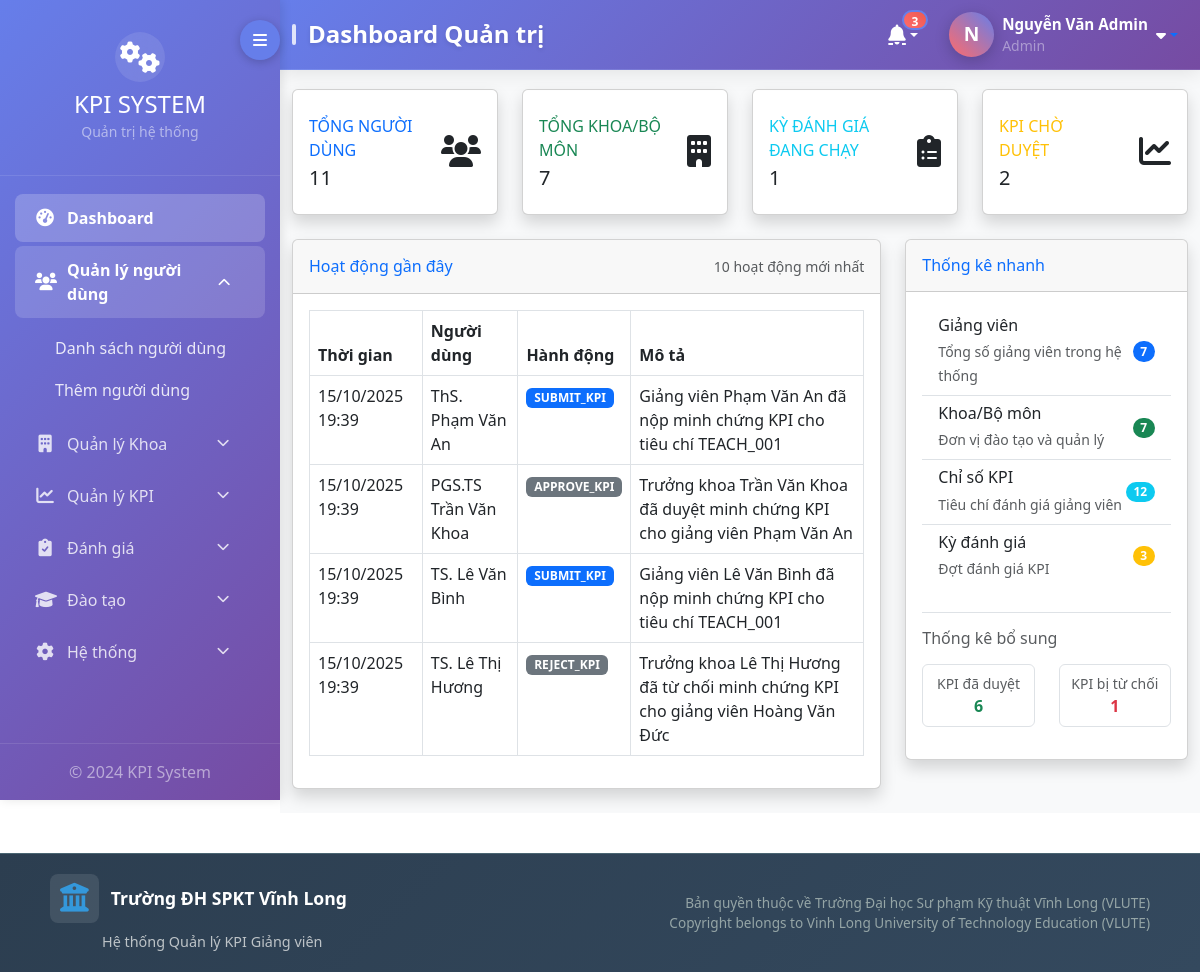
/admin/index.php (signed in), run on the app's committed database.
### tables this page shows
CREATE TABLE `activity_logs` (
  `id` int(11) NOT NULL,
  `user_id` int(11) NOT NULL,
  `action` varchar(255) NOT NULL,
  `description` text DEFAULT NULL,
  `table_name` varchar(100) DEFAULT NULL,
  `record_id` int(11) DEFAULT NULL,
  `ip_address` varchar(45) DEFAULT NULL,
  `user_agent` text DEFAULT NULL,
  `created_at` timestamp NOT NULL DEFAULT current_timestamp()
);

CREATE TABLE `users` (
  `id` int(11) NOT NULL,
  `username` varchar(50) NOT NULL,
  `password` varchar(255) NOT NULL,
  `email` varchar(255) NOT NULL,
  `full_name` varchar(255) NOT NULL,
  `user_type` enum('admin','truongkhoa','giangvien') NOT NULL,
  `department_id` int(11) DEFAULT NULL,
  `is_active` tinyint(1) DEFAULT 1,
  `avatar_url` varchar(500) DEFAULT NULL,
  `phone_number` varchar(20) DEFAULT NULL,
  `created_at` timestamp NOT NULL DEFAULT current_timestamp(),
  `updated_at` timestamp NOT NULL DEFAULT current_timestamp() ON UPDATE current_timestamp()
);

### admin/index.php (the view, shortened to what this page needs)
<?php
require_once '../includes/config.php';
require_once '../includes/headeradmin.php';
require_once '../includes/sidebaradmin.php';
try {
    $stmt = $pdo->query("SELECT COUNT(*) as total_users FROM users WHERE is_active = 1");
    $total_users = $stmt->fetch(PDO::FETCH_ASSOC)['total_users'];
    $stmt = $pdo->query("SELECT COUNT(*) as total_departments FROM departments WHERE is_active = 1");
    $total_departments = $stmt->fetch(PDO::FETCH_ASSOC)['total_departments'];
    $stmt = $pdo->query("SELECT COUNT(*) as active_cycles FROM evaluation_cycles WHERE status IN ('active', 'in_progress')");
    $active_cycles = $stmt->fetch(PDO::FETCH_ASSOC)['active_cycles'];
    $stmt = $pdo->query("SELECT COUNT(*) as pending_kpi FROM lecturer_kpi_data WHERE status = 'pending'");
    $pending_kpi = $stmt->fetch(PDO::FETCH_ASSOC)['pending_kpi'];
    $stmt = $pdo->query("SELECT COUNT(*) as total_lecturers FROM users WHERE user_type = 'giangvien' AND is_active = 1");
    $total_lecturers = $stmt->fetch(PDO::FETCH_ASSOC)['total_lecturers'];
    $stmt = $pdo->query("SELECT COUNT(*) as total_indicators FROM kpi_indicators WHERE is_active = 1");
    $total_indicators = $stmt->fetch(PDO::FETCH_ASSOC)['total_indicators'];
    $stmt = $pdo->query("SELECT COUNT(*) as total_evaluation_cycles FROM evaluation_cycles");
    $total_evaluation_cycles = $stmt->fetch(PDO::FETCH_ASSOC)['total_evaluation_cycles'];
    $stmt = $pdo->query("
        SELECT al.created_at, u.full_name, al.action, al.description
        FROM activity_logs al
        LEFT JOIN users u ON al.user_id = u.id
        ORDER BY al.created_at DESC
        LIMIT 10
    ");
    $recent_activities = $stmt->fetchAll(PDO::FETCH_ASSOC);
} catch (PDOException $e) {
    $error = "Lỗi kết nối database: " . $e->getMessage();
}
?>
<!DOCTYPE html>
<html lang="vi">
<head>
</head>
<body>
    <div class="main-content">
        <div class="container-fluid">
            <div class="page-header">
                <h1 class="page-title">Dashboard Quản trị</h1>
                <nav aria-label="breadcrumb">
                    <ol class="breadcrumb">
                        <li class="breadcrumb-item"><a href="#">Home</a></li>
                        <li class="breadcrumb-item active">Dashboard</li>
                    </ol>
                </nav>
            </div>
            <div class="row">
                <div class="col-xl-3 col-md-6 mb-4">
                    <div class="card border-left-primary shadow h-100 py-2 stat-card">
                        <div class="card-body">
                            <div class="row no-gutters align-items-center">
                                <div class="col mr-2">
                                    <div class="text-xs font-weight-bold text-primary text-uppercase mb-1">
                                        Tổng người dùng</div>
                                    <div class="h5 mb-0 font-weight-bold text-gray-800">
                                        <?php echo number_format($total_users ?? 0); ?>
                                    </div>
                                </div>
                                <div class="col-auto">
                                    <i class="fas fa-users fa-2x text-gray-300"></i>
                                </div>
                            </div>
                        </div>
                    </div>
                </div>
                <div class="col-xl-3 col-md-6 mb-4">
                    <div class="card border-left-success shadow h-100 py-2 stat-card">
                        <div class="card-body">
                            <div class="row no-gutters align-items-center">
                                <div class="col mr-2">
                                    <div class="text-xs font-weight-bold text-success text-uppercase mb-1">
                                        Tổng khoa/bộ môn</div>
                                    <div class="h5 mb-0 font-weight-bold text-gray-800">
                                        <?php echo number_format($total_departments ?? 0); ?>
                                    </div>
                                </div>
                                <div class="col-auto">
                                    <i class="fas fa-building fa-2x text-gray-300"></i>
                                </div>
                            </div>
                        </div>
                    </div>
                </div>
                <div class="col-xl-3 col-md-6 mb-4">
                    <div class="card border-left-info shadow h-100 py-2 stat-card">
                        <div class="card-body">
                            <div class="row no-gutters align-items-center">
                                <div class="col mr-2">
                                    <div class="text-xs font-weight-bold text-info text-uppercase mb-1">
                                        Kỳ đánh giá đang chạy</div>
                                    <div class="h5 mb-0 font-weight-bold text-gray-800">
                                        <?php echo number_format($active_cycles ?? 0); ?>
                                    </div>
                                </div>
                                <div class="col-auto">
                                    <i class="fas fa-clipboard-list fa-2x text-gray-300"></i>
                                </div>
                            </div>
                        </div>
                    </div>
                </div>
                <div class="col-xl-3 col-md-6 mb-4">
                    <div class="card border-left-warning shadow h-100 py-2 stat-card">
                        <div class="card-body">
                            <div class="row no-gutters align-items-center">
                                <div class="col mr-2">
                                    <div class="text-xs font-weight-bold text-warning text-uppercase mb-1">
                                        KPI chờ duyệt</div>
                                    <div class="h5 mb-0 font-weight-bold text-gray-800">
                                        <?php echo number_format($pending_kpi ?? 0); ?>
                                    </div>
                                </div>
                                <div class="col-auto">
                                    <i class="fas fa-chart-line fa-2x text-gray-300"></i>
                                </div>
                            </div>
                        </div>
                    </div>
                </div>
            </div>
            <div class="row">
                <div class="col-lg-8">
                    <div class="card shadow mb-4">
                        <div class="card-header py-3 d-flex justify-content-between align-items-center">
                            <h6 class="m-0 font-weight-bold text-primary">Hoạt động gần đây</h6>
                            <small class="text-muted">10 hoạt động mới nhất</small>
                        </div>
                        <div class="card-body">
                            <div class="table-responsive">
                                <table class="table table-bordered activity-table" id="dataTable" width="100%" cellspacing="0">
                                    <thead>
                                        <tr>
                                            <th>Thời gian</th>
                                            <th>Người dùng</th>
                                            <th>Hành động</th>
                                            <th>Mô tả</th>
                                        </tr>
                                    </thead>
                                    <tbody>
                                        <?php if (isset($recent_activities) && count($recent_activities) > 0): ?>
                                            <?php foreach ($recent_activities as $activity): ?>
                                                <tr>
                                                    <td><?php echo date('d/m/Y H:i', strtotime($activity['created_at'])); ?></td>
                                                    <td><?php echo htmlspecialchars($activity['full_name'] ?? 'N/A'); ?></td>
                                                    <td>
                                                        <span class="badge
                                                            <?php
                                                            $action = strtolower($activity['action']);
                                                            if (strpos($action, 'login') !== false) echo 'bg-success';
                                                            elseif (strpos($action, 'submit') !== false) echo 'bg-primary';
                                                            elseif (strpos($action, 'update') !== false) echo 'bg-warning';
                                                            elseif (strpos($action, 'delete') !== false) echo 'bg-danger';
                                                            else echo 'bg-secondary';
                                                            ?>">
                                                            <?php echo htmlspecialchars($activity['action']); ?>
                                                        </span>
                                                    </td>
                                                    <td><?php echo htmlspecialchars($activity['description'] ?? 'Không có mô tả'); ?></td>
                                                </tr>
                                            <?php endforeach; ?>
                                        <?php endif; ?>
                                    </tbody>
                                </table>
                            </div>
                        </div>
                    </div>
                </div>
                <div class="col-lg-4">
                    <div class="card shadow mb-4">
                        <div class="card-header py-3">
                            <h6 class="m-0 font-weight-bold text-primary">Thống kê nhanh</h6>
                        </div>
                        <div class="card-body">
                            <div class="list-group list-group-flush">
                                <a href="../admin/users/index.php" class="list-group-item list-group-item-action">
                                    <div class="d-flex w-100 justify-content-between align-items-center">
                                        <div>
                                            <h6 class="mb-1">Giảng viên</h6>
                                            <small class="text-muted">Tổng số giảng viên trong hệ thống</small>
                                        </div>
                                        <span class="badge bg-primary rounded-pill"><?php echo number_format($total_lecturers ?? 0); ?></span>
                                    </div>
                                </a>
                                <a href="../admin/departments/index.php" class="list-group-item list-group-item-action">
                                    <div class="d-flex w-100 justify-content-between align-items-center">
                                        <div>
                                            <h6 class="mb-1">Khoa/Bộ môn</h6>
                                            <small class="text-muted">Đơn vị đào tạo và quản lý</small>
                                        </div>
                                        <span class="badge bg-success rounded-pill"><?php echo number_format($total_departments ?? 0); ?></span>
                                    </div>
                                </a>
                                <a href="../admin/kpi/indicators.php" class="list-group-item list-group-item-action">
                                    <div class="d-flex w-100 justify-content-between align-items-center">
                                        <div>
                                            <h6 class="mb-1">Chỉ số KPI</h6>
                                            <small class="text-muted">Tiêu chí đánh giá giảng viên</small>
                                        </div>
                                        <span class="badge bg-info rounded-pill"><?php echo number_format($total_indicators ?? 0); ?></span>
                                    </div>
                                </a>
                                <a href="../admin/evaluation/cycles.php" class="list-group-item list-group-item-action">
                                    <div class="d-flex w-100 justify-content-between align-items-center">
                                        <div>
                                            <h6 class="mb-1">Kỳ đánh giá</h6>
                                            <small class="text-muted">Đợt đánh giá KPI</small>
                                        </div>
                                        <span class="badge bg-warning rounded-pill"><?php echo number_format($total_evaluation_cycles ?? 0); ?></span>
                                    </div>
                                </a>
                            </div>
                            <div class="mt-4 pt-3 border-top">
                                <h6 class="text-muted mb-3">Thống kê bổ sung</h6>
                                <div class="row text-center">
                                    <div class="col-6 mb-3">
                                        <div class="border rounded p-2">
                                            <small class="text-muted d-block">KPI đã duyệt</small>
                                            <strong class="text-success">
                                                <?php
                                                $stmt = $pdo->query("SELECT COUNT(*) as approved FROM lecturer_kpi_data WHERE status = 'approved'");
                                                echo number_format($stmt->fetch(PDO::FETCH_ASSOC)['approved'] ?? 0);
                                                ?>
                                            </strong>
                                        </div>
                                    </div>
                                    <div class="col-6 mb-3">
                                        <div class="border rounded p-2">
                                            <small class="text-muted d-block">KPI bị từ chối</small>
                                            <strong class="text-danger">
                                                <?php
                                                $stmt = $pdo->query("SELECT COUNT(*) as rejected FROM lecturer_kpi_data WHERE status = 'rejected'");
                                                echo number_format($stmt->fetch(PDO::FETCH_ASSOC)['rejected'] ?? 0);
                                                ?>
                                            </strong>
                                        </div>
                                    </div>
                                </div>
                            </div>
                        </div>
                    </div>
                </div>
            </div>
        </div>
    </div>
    <?php require_once '../includes/footer.php'; ?>
</body>
</html>

### data on the page
activity_logs: created_at "15/10/2025 19:39", user.full_name "ThS. Phạm Văn An", action "SUBMIT_KPI", description "Giảng viên Phạm Văn An đã nộp minh chứng KPI cho tiêu chí TEACH_001"
activity_logs: created_at "15/10/2025 19:39", user.full_name "PGS.TS Trần Văn Khoa", action "APPROVE_KPI", description "Trưởng khoa Trần Văn Khoa đã duyệt minh chứng KPI cho giảng viên Phạm Văn An"
activity_logs: created_at "15/10/2025 19:39", user.full_name "TS. Lê Văn Bình", action "SUBMIT_KPI", description "Giảng viên Lê Văn Bình đã nộp minh chứng KPI cho tiêu chí TEACH_001"
activity_logs: created_at "15/10/2025 19:39", user.full_name "TS. Lê Thị Hương", action "REJECT_KPI", description "Trưởng khoa Lê Thị Hương đã từ chối minh chứng KPI cho giảng viên Hoàng Văn Đức"

### other printed values
$pageTitles[$currentPage] "Dashboard Quản trị"
$firstLetter "N"
$_SESSION['full_name'] "Nguyễn Văn Admin"
$role "Admin"
$total_users "11"
$total_departments "7"
$active_cycles "1"
$pending_kpi "2"
$total_lecturers "7"
$total_indicators "12"
$total_evaluation_cycles "3"
$stmt->fetch(PDO::FETCH_ASSOC)['approved'] "6"
$stmt->fetch(PDO::FETCH_ASSOC)['rejected'] "1"
